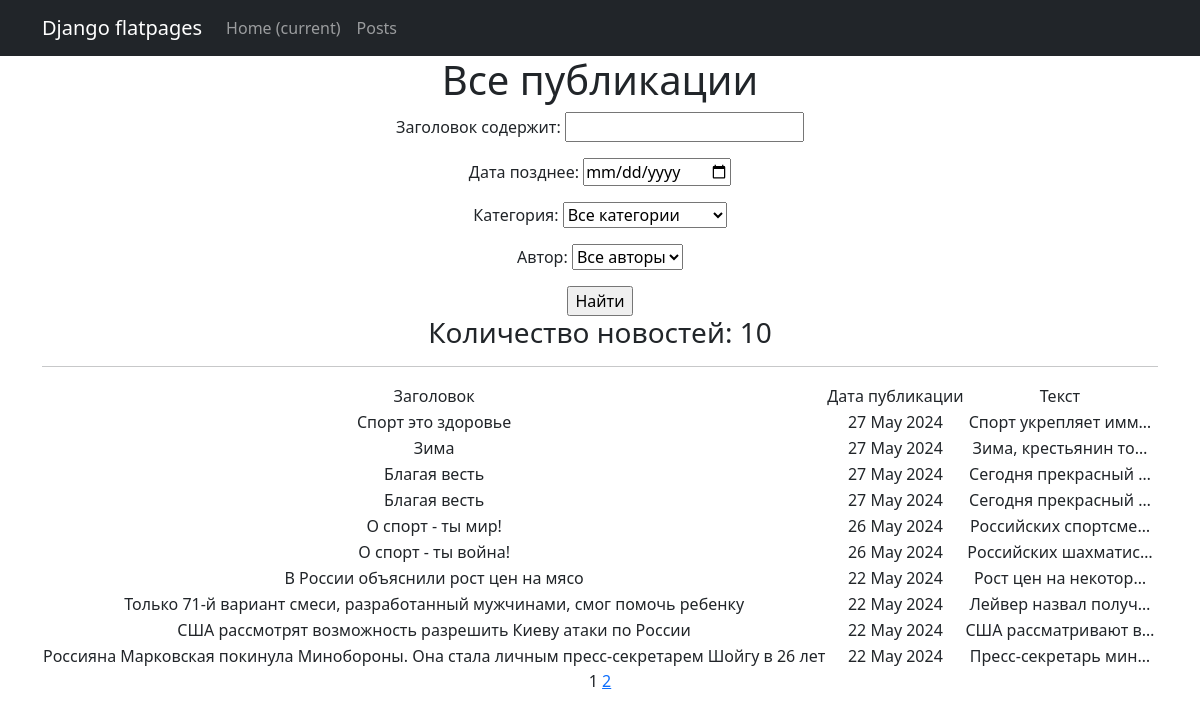
The app's page /posts/, older data.
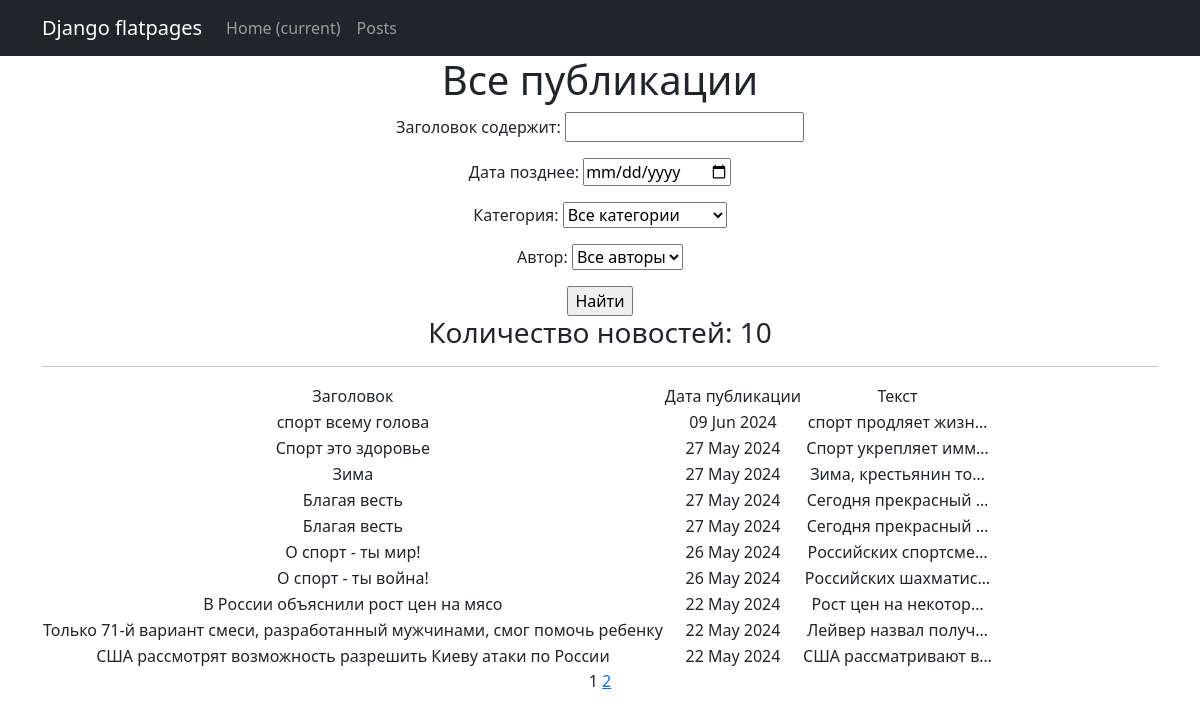
The same page, newer data.
### news_project/models.py (models this page shows, shortened)
class Post(models.Model):
    NEWS = 'NE'
    ARTICLE = 'AR'
    CHOICE_TYPE = [
        (NEWS, 'Новость'),
        (ARTICLE, 'Статья'),
    ]
    postType = models.CharField(max_length=2, choices=CHOICE_TYPE, default='ARTICLE')
    postAuthor = models.ForeignKey(Author, on_delete=models.CASCADE)
    postCategory = models.ManyToManyField(Category, through='PostCategory')
    autoDate = models.DateTimeField(auto_now_add=True)
    title = models.CharField(max_length=128)
    postText = models.TextField()
    postRating = models.SmallIntegerField(default=0)

### news_project/views.py (the view)
# urls.py: path('', PostsList.as_view(), name='posts_list'),
class PostsList(ListView):
    model = Post
    ordering = '-autoDate'
    template_name = 'posts.html'
    context_object_name = 'posts'
    paginate_by = 10
    def get_queryset(self):
        queryset = super().get_queryset()
        self.filterset = PostFilter(self.request.GET, queryset)
        return self.filterset.qs
    def get_context_data(self, **kwargs):
        context = super().get_context_data(**kwargs)
        context['filterset'] = self.filterset
        return context

### news_project/models.py (called while the page is built)
    def __str__(self):
        return self.authorUser.username

    def __str__(self):
        return self.get_categoryName_display()

### news_project/templatetags/custom_filters.py (called while the page is built)
@register.filter()
def censor(text):
    if type(text) is not str:
        raise TypeError('Переменная может иметь только строковый тип')
    else:
        new_text = text.split()
        censored_text = []
        for word in new_text:
            nw = word.lower()
            if nw.translate(str.maketrans('', '', string.punctuation)) in CENSORED_WORDS:
                new_word = word[0] + '*' * (len(word[1:]))
                censored_text.append(new_word)
            else:
                censored_text.append(word)
    return ' '.join(censored_text)

### templates/posts.html (shortened to what this page needs)
{% extends 'flatpages/default.html' %}
{% load custom_filters %}!
{% block content %}
    <h1>Все публикации</h1>
    <form action="" method="get">
        {{ filterset.form.as_p}}
        <input type="submit" value="Найти"/>
    </form>
    <h3>Количество новостей: {{ posts|length }}</h3>
    <hr>
    {% if posts %}
        <table>
            <tr>
                <td>Заголовок</td>
                <td>Дата публикации</td>
                <td>Текст</td>
            </tr>
            {% for post in posts %}
            <tr>
                <td>{{ post.title|censor }}</td>
                <td>{{ post.autoDate|date:'d M Y' }}</td>
                <td>{{ post.postText|truncatechars:20|censor }}</td>
                <td>
                </td>
            </tr>
            {% endfor %}
        </table>
    {% else %}
        <h2>Публикаций нет!</h2>
    {% endif %}
    {{ page_obj.number }}
    {% if page_obj.has_next %}
        <a href="?page={{ page_obj.next_page_number }}">{{ page_obj.next_page_number }}</a>
    {% endif %}
{% endblock content %}

Row changes from the older to the newer data that the page shows:
no longer on this page (row unchanged): Post: title|censor "Россияна Марковская покинула Минобороны. Она стала личным пресс-секретарем Шойгу в 26 лет", autoDate "22 May 2024", postText|censor "Пресс-секретарь мин…"
added Post: title|censor "спорт всему голова", autoDate "09 Jun 2024", postText|censor "спорт продляет жизн…"
